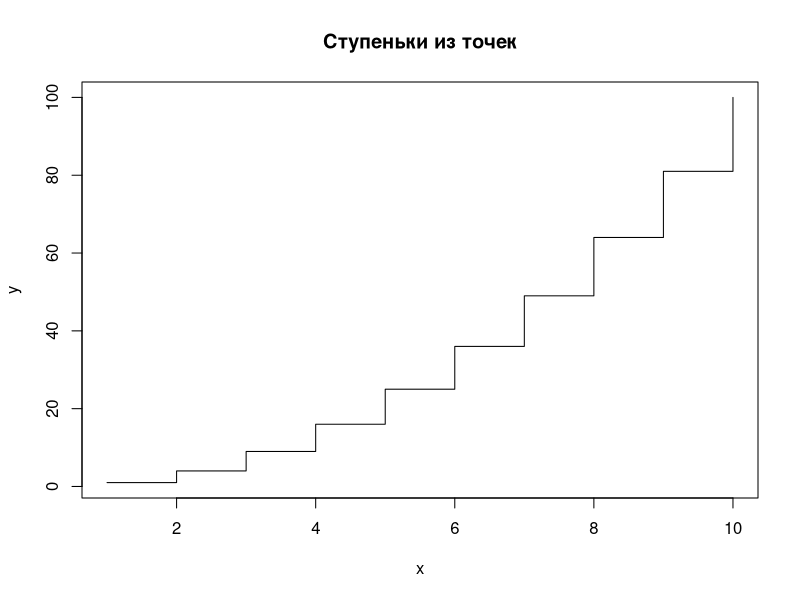
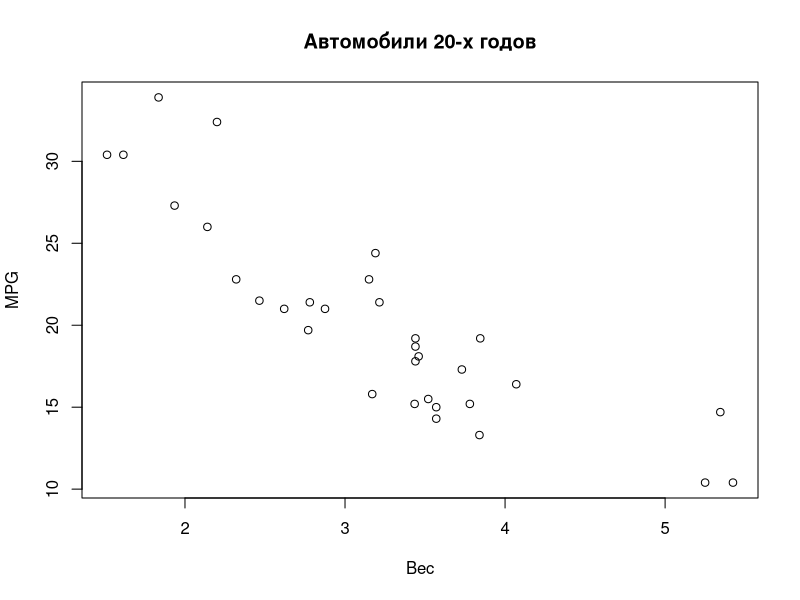
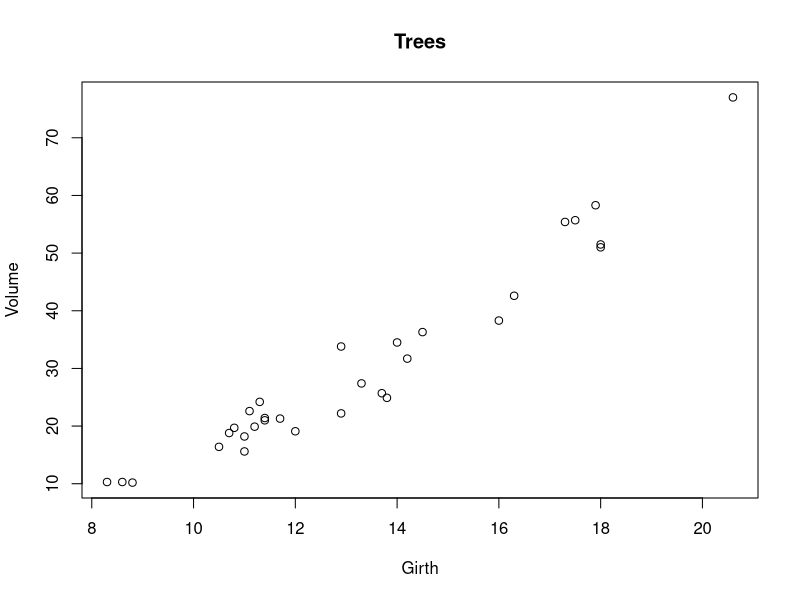
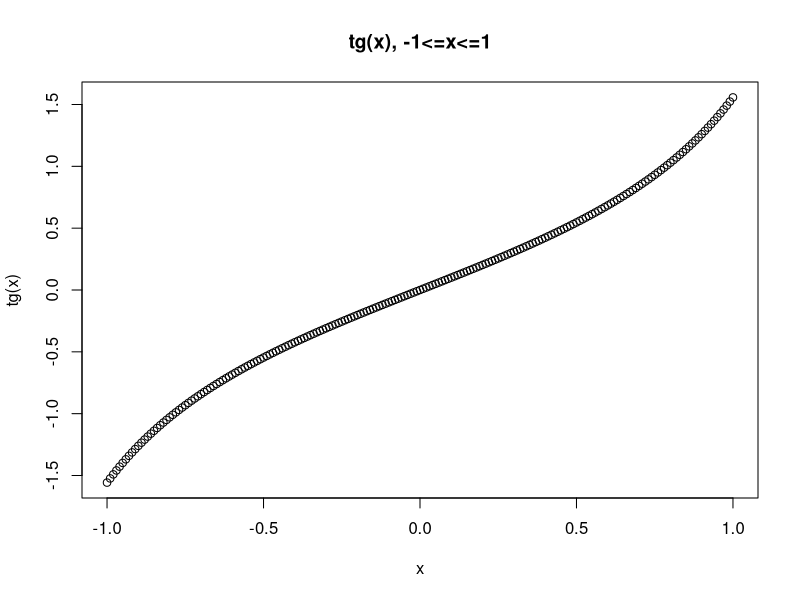
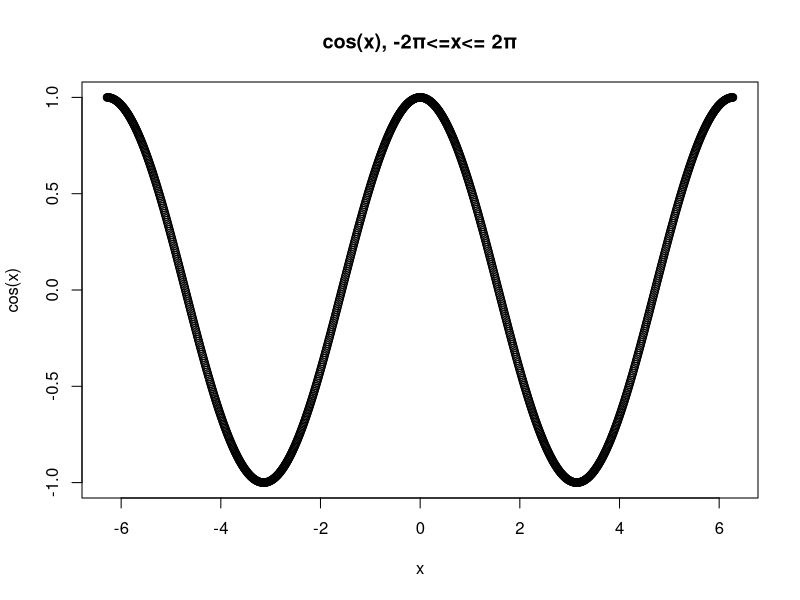
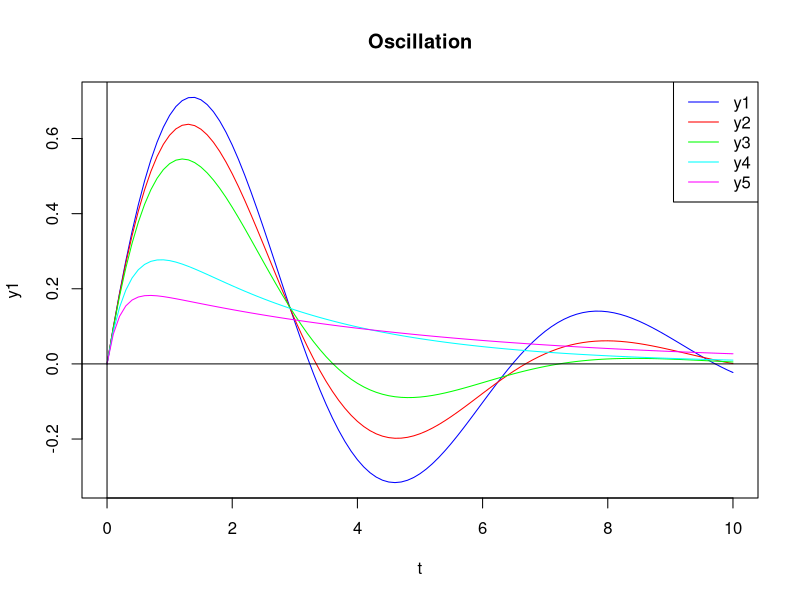
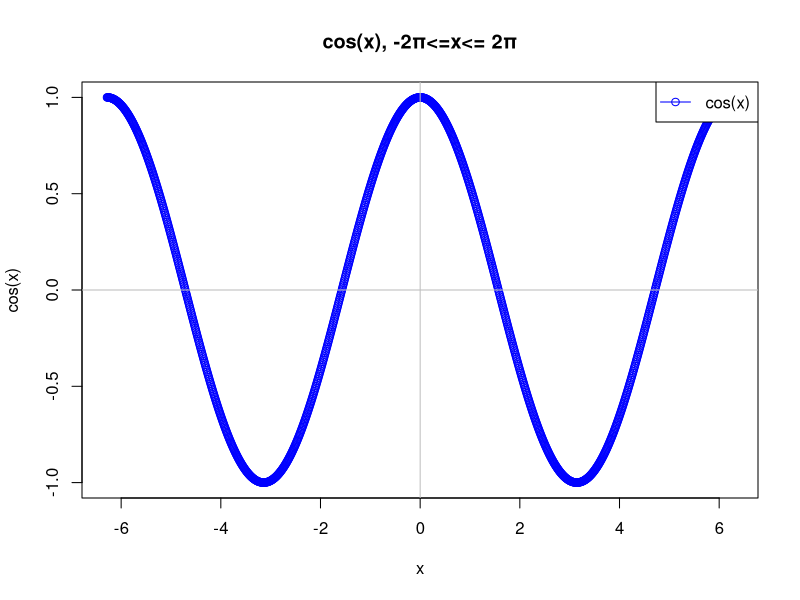

Write R code to recreate these figures, in order.
if (!dir.exists("out")) dir.create("out")
sink("Дорошенко.out")

# Функция для сохранения текущего графика
save_plot <- function(plot_name) {
  dev.copy(png, filename = paste0("out/", plot_name, ".png"))
  dev.off()
}

# 1a. Ступеньки из точек
x <- 1:10
y <- x^2
plot(x, y, type = "s", main = "Ступеньки из точек")
save_plot("staircase")

# 1b. Автомобили 20-х годов
plot(mtcars$wt, mtcars$mpg, main = "Автомобили 20-х годов", xlab = "Вес", ylab = "MPG")
save_plot("cars_20s")

# 1c. Trees
plot(trees$Girth, trees$Volume, main = "Trees", xlab = "Girth", ylab = "Volume")
save_plot("trees")

# 1d. tg(x), -1<=x<=1
x <- seq(-1, 1, by = 0.01)
y <- tan(x)
plot(x, y, main = "tg(x), -1<=x<=1", xlab = "x", ylab = "tg(x)")
save_plot("tan")

# 1e. cos(x), -2π<=x<= 2π
x <- seq(-2*pi, 2*pi, by = 0.01)
y <- cos(x)
plot(x, y, main = "cos(x), -2π<=x<= 2π", xlab = "x", ylab = "cos(x)")
save_plot("cos")

# Загрузка данных и создание графика из файла "example of fine plot.txt"
t = seq(0, 10, by = 0.1) 
y1 = 1.03*exp(-0.25*t)*sin(0.97*t) 
y2 = 1.07*exp(-0.35*t)*sin(0.94*t) 
y3 = 1.15*exp(-0.5*t)*sin(0.87*t) 
y4 = 0.45*(exp(-0.38*t) - exp(-2.62*t)) 
y5 = 0.22*(exp(-0.21*t) - exp(-4.80*t)) 
plot(t, y1, type = "n", main = "Oscillation") 
colors = c("blue", "red", "green", "cyan", "magenta") 
lines(t, y1, col = colors[1]) 
lines(t, y2, col = colors[2]) 
lines(t, y3, col = colors[3]) 
lines(t, y4, col = colors[4]) 
lines(t, y5, col = colors[5]) 
legends = paste("y", 1:5, sep = "") # Вектор legends=("y1", "y2", "y3", "y4", "y5")
legend("topright", legends, lty = "solid", col = colors)  # Легенда перемещена в правый верхний угол
abline(h = 0) # Горизонтальная ось 
abline(v = 0) # Вертикальная ось
save_plot("fine_plot")

# 3. Изменить оформление графика cos(x), -2π<=x<= 2π
plot(x, y, type = "o", col = "blue", main = "cos(x), -2π<=x<= 2π", xlab = "x", ylab = "cos(x)")
abline(h = 0, v = 0, col = "grey")
legend("topright", legend = "cos(x)", col = "blue", lty = 1, pch = 1)
save_plot("cos_modified")

sink()




